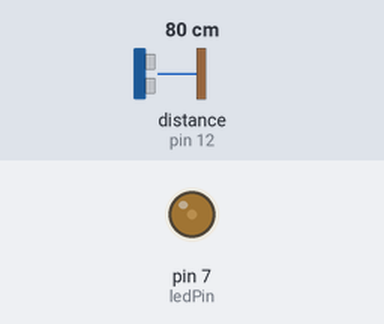
Simulated run of this program. Board: Raspberry Pi (header pin numbers). On the bench: output pins drawn as LEDs (lit = HIGH). Inputs (shaded band) come from the test bench; at power-on: distance to the obstacle (sensor on pin 12) 80 cm. The echo pulse lasts 58.3 µs per cm; the clock reads 2024-03-15 10:24:30 at power-on unless the program sets it; pins used as bus, display or sensor lines are not drawn.

Above: at 1.2 s.
1.3 s: distance to the obstacle (sensor on pin 12) set to 2 cm
At 2.5 s:
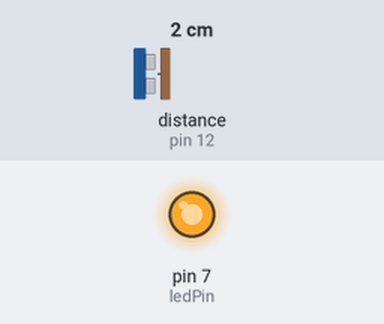
2.8 s: distance to the obstacle (sensor on pin 12) set to 35 cm
At 4.0 s:
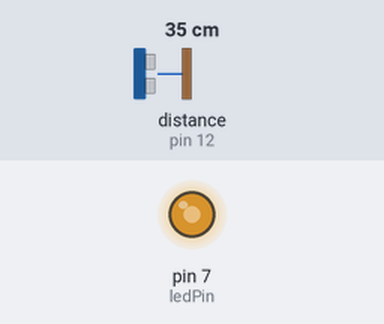
4.3 s: distance to the obstacle (sensor on pin 12) set to 60 cm
At 5.5 s:
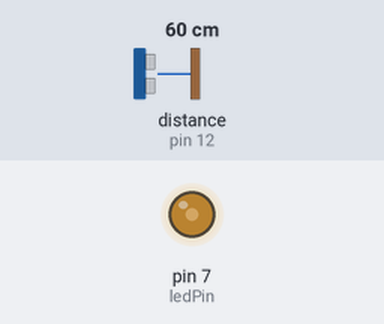
5.8 s: distance to the obstacle (sensor on pin 12) set to 120 cm
At 6.6 s:
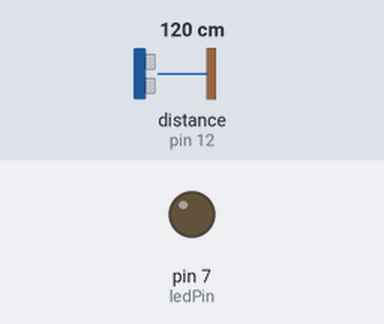
Timing chart, 0 to 8.3 s (numbered marks = the images above; inputs shaded):
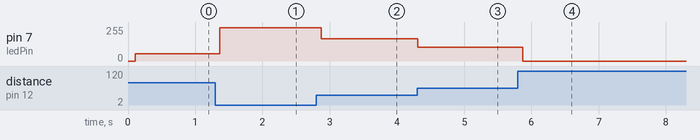

Measured:
- after the input at 1.3 s, pin 7 (ledPin): 53/255 → 250/255 after 0.06 s
- after the input at 2.8 s, pin 7 (ledPin): 250/255 → 166/255 after 0.07 s
- after the input at 4.3 s, pin 7 (ledPin): 166/255 → 103/255 at once
- after the input at 5.8 s, pin 7 (ledPin): 103/255 → 0/255 after 0.07 s

The program:

CheanseanBo_7.3D.py
```python
import RPi.GPIO as GPIO
import time

#Declare pin number
ledPin = 7
trigPin = 11
echoPin = 12

#Setup all pin of sensors and LED
GPIO.setmode(GPIO.BOARD)
GPIO.setup(ledPin, GPIO.OUT)

GPIO.setup(trigPin, GPIO.OUT)

GPIO.setup(echoPin, GPIO.IN)


#Setup led frequency to 500hz
led = GPIO.PWM(ledPin, 500)
led.start(0)


while(1):

	#When the sensor trigger, we then go check on the echo Pin
	GPIO.output(trigPin, GPIO.HIGH)
	time.sleep(0.1)
	GPIO.output(trigPin, GPIO.LOW)

	#When the sensor sends a signal we set the data in start
	while GPIO.input(echoPin) == 0:
		#time.time() expresses time in seconds
		start = time.time()
	#When the sensor receive the signal back, we set the data in stop
	while GPIO.input(echoPin) == 1:
		stop = time.time()

	#We then calculate the distance by taking the duration multiply by 170, (add 2 zeros to convert to cm)
	distance = (stop - start) * 17000

	#If sensor distance is within 1m
	if 0 <= distance <= 100:
		#It sets the DutyCycle percentage, or set the LED brightness in that percentage
		led.ChangeDutyCycle(100 - distance)
	else:
		#Else it would just set the LED off
		led.ChangeDutyCycle(0)
```
